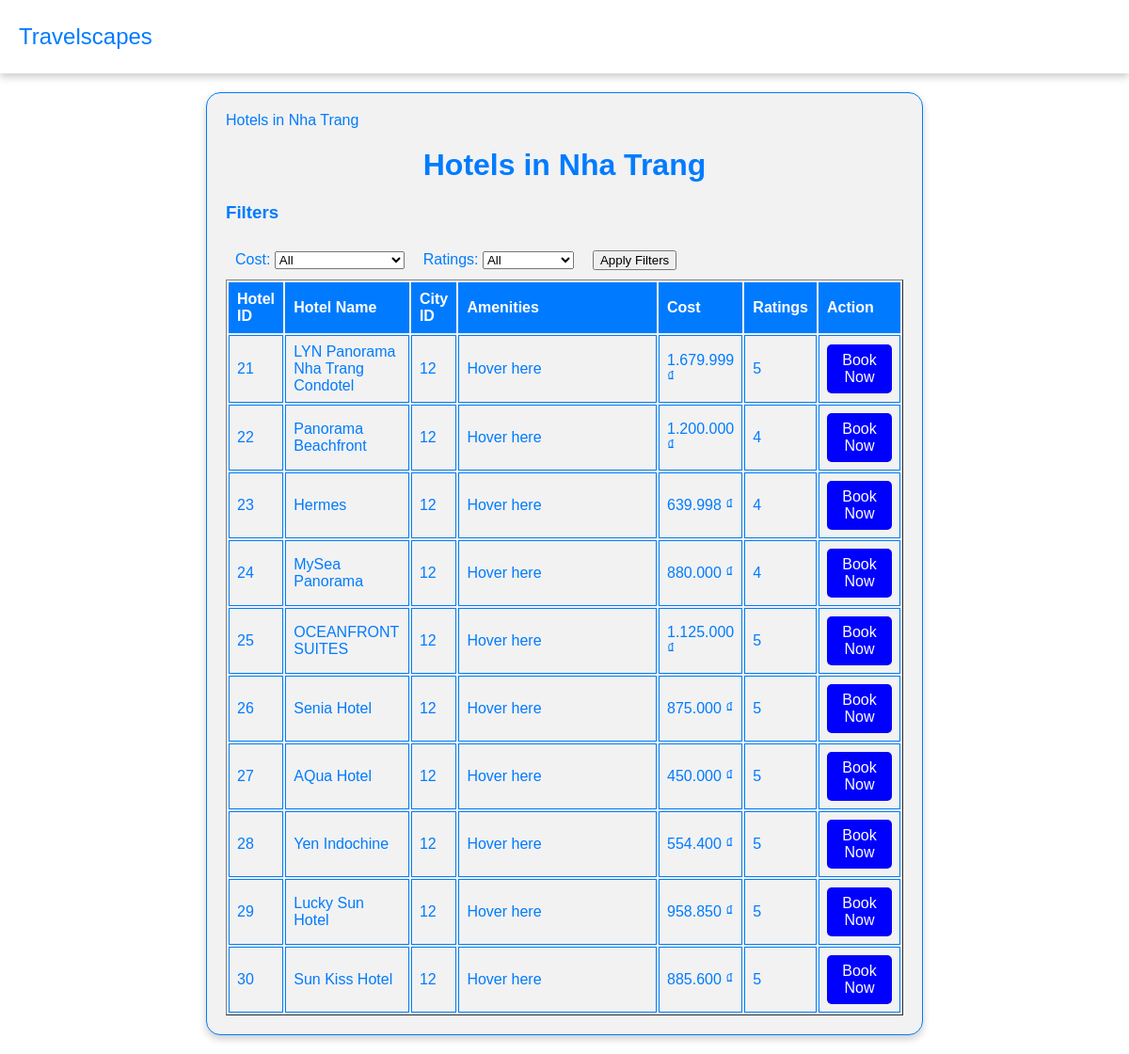
/view_hotels.php?city_id=12, run on the app's committed database.
### tables this page shows
CREATE TABLE `cities` (
  `cityid` int NOT NULL AUTO_INCREMENT,
  `city` varchar(255) NOT NULL,
  `region` varchar(255) NOT NULL,
  `season` varchar(255) NOT NULL,
  `days` int NOT NULL,
  `cost` int NOT NULL,
  PRIMARY KEY (`cityid`)
);

CREATE TABLE `hotels` (
  `hotelid` int NOT NULL AUTO_INCREMENT,
  `hotel` varchar(255) NOT NULL,
  `cityid` int DEFAULT NULL,
  `cost` bigint DEFAULT NULL,
  `amenities` text,
  `ratings` int DEFAULT NULL,
  PRIMARY KEY (`hotelid`),
  KEY `hotels_ibfk_1` (`cityid`),
  CONSTRAINT `hotels_ibfk_1` FOREIGN KEY (`cityid`) REFERENCES `cities` (`cityid`) ON DELETE CASCADE
);

### view_hotels.php (the view, shortened to what this page needs)
<?php
include 'dbconnect.php';
$cityId = $_GET['city_id'];
$cityName = '';
$citySql = "SELECT city FROM cities WHERE cityid = $cityId";
$cityResult = $conn->query($citySql);
if ($cityResult->num_rows > 0) {
    $row = $cityResult->fetch_assoc();
    $cityName = $row['city'];
}
$sql = "SELECT * FROM hotels WHERE cityid = $cityId";
$result = $conn->query($sql);
$selectedCost = isset($_POST["cost"]) ? $_POST["cost"] : "All";
$selectedRatings = isset($_POST["ratings"]) ? $_POST["ratings"] : "All";
?>
<!DOCTYPE html>
<html>
<head>
    <link rel="stylesheet" href="./css/hotels.css">
</head>
<body>
<div class="navbar">
    <span class="logo">Travelscapes</span>
</div>
<div class="content-container">
Hotels in <?php echo $cityName; ?>
    <h1>Hotels in <?php echo $cityName; ?></h1>
    <form method="post" action="<?php echo $_SERVER['PHP_SELF'] . "?city_id=$cityId"; ?>">
        <h3>Filters</h3>
        <div class="filter-container">
            <div class="filter-select">
                <label>Cost:
                    <select name="cost">
                        <option value="All" <?php if ($selectedCost === "All") echo "selected"; ?>>All</option>
                    </select>
                </label>
            </div>
            <div class="filter-select">
                <label>Ratings:
                    <select name="ratings">
                        <option value="All" <?php if ($selectedRatings === "All") echo "selected"; ?>>All</option>
                    </select>
                </label>
            </div>
            <div class="filter-select">
                <input type="submit" value="Apply Filters">
            </div>
        </div>
    </form>
    <?php
    if ($result->num_rows > 0) {
        echo "<table border='1'>";
        echo "<tr>";
        echo "<th>Hotel ID</th>";
        echo "<th>Hotel Name</th>";
        echo "<th>City ID</th>";
        echo "<th class='amenities-column'>Amenities</th>";
        echo "<th>Cost</th>";
        echo "<th>Ratings</th>";
        echo "<th>Action</th>";
        echo "</tr>";
        while ($row = $result->fetch_assoc()) {
            $amenities = explode(',', $row['amenities']);
            echo "<tr>";
            echo "<td>" . $row['hotelid'] . "</td>";
            echo "<td>" . $row['hotel'] . "</td>";
            echo "<td>" . $row['cityid'] . "</td>";
            echo "<td class='amenities-column'>" .
                 "<div class='amenities-list'>" .
                 join("<br>", array_map(function ($index, $amenity) {
                     return "<span class='amenity-item'>{$index}. {$amenity}</span>";
                 }, range(1, count($amenities)), $amenities)) .
                 "</div>" .
                 "Hover here";
            echo "</td>";
            echo "<td>" . number_format($row['cost'], 0, ',', '.') . " ₫</td>";
            echo "<td>" . $row['ratings'] . "</td>";
            echo "<td><a href='booking.php?hotel_id=" . $row['hotelid'] . "' class='book-button'>Book Now</a></td>";
            echo "</tr>";
        }
        echo "</table>";
    } else {
        echo "No hotels found in " . $cityName;
    }
    ?>
    </div>
</body>
</html>

### css/hotels.css (style rules this page uses)
body { background-color: #fff; color: #007bff; font-family: Arial, sans-serif; margin: 0; padding: 0; }
h1 { color: #007bff; text-align: center; margin-top: 20px; }
.filter-container { display: flex; flex-direction: row; align-items: center; }
.filter-select { margin: 10px; }
table { width: 100%; }
th, td { border: 1px solid #007bff; padding: 8px; text-align: left; }
th { background-color: #007bff; color: #fff; }
.amenities-column { width: 30%; transition: width 0.3s; }
.book-button { background-color: #007bff; color: #fff; padding: 8px 16px; text-align: center; text-decoration: none; display: inline-block; border: none; cursor: pointer; border-radius: 5px; }
.book-button { background-color: blue; color: white; padding: 8px 16px; text-align: center; text-decoration: none; display: inline-block; border: none; cursor: pointer; border-radius: 5px; }
.navbar { background-color: white; overflow: hidden; box-shadow: 0px 4px 8px rgba(0, 0, 0, 0.2); padding: 15px 0; }
.logo { float: left; padding: 10px 20px; font-size: 24px; color: #007bff; }
.content-container { background-color: #f2f2f2; border: 1px solid #007bff; border-radius: 15px; box-shadow: 0px 4px 8px rgba(0, 0, 0, 0.2); margin: 20px auto; padding: 20px; width: 60%; }

### data on the page
cities: city "Nha Trang"
hotels: hotelid "21", hotel "LYN Panorama Nha Trang Condotel", cityid "12", cost "1.679.999", ratings "5"
hotels: hotelid "22", hotel "Panorama Beachfront", cityid "12", cost "1.200.000", ratings "4"
hotels: hotelid "23", hotel "Hermes", cityid "12", cost "639.998", ratings "4"
hotels: hotelid "24", hotel "MySea Panorama", cityid "12", cost "880.000", ratings "4"
hotels: hotelid "25", hotel "OCEANFRONT SUITES", cityid "12", cost "1.125.000", ratings "5"
hotels: hotelid "26", hotel "Senia Hotel", cityid "12", cost "875.000", ratings "5"
hotels: hotelid "27", hotel "AQua Hotel", cityid "12", cost "450.000", ratings "5"
hotels: hotelid "28", hotel "Yen Indochine", cityid "12", cost "554.400", ratings "5"
hotels: hotelid "29", hotel "Lucky Sun Hotel", cityid "12", cost "958.850", ratings "5"
hotels: hotelid "30", hotel "Sun Kiss Hotel", cityid "12", cost "885.600", ratings "5"
